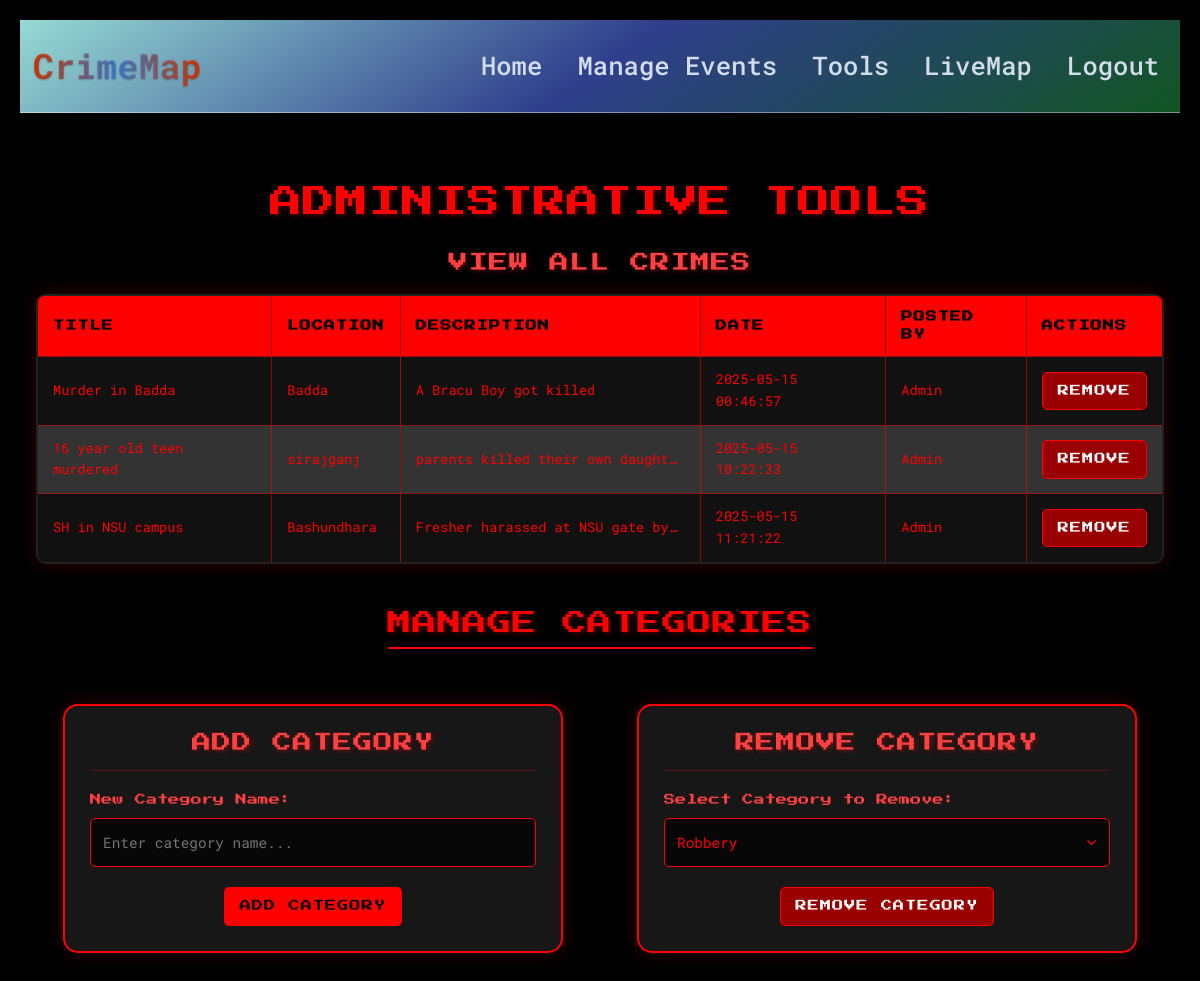
/admin-tools (signed in), run on an earlier commit of the app's database.
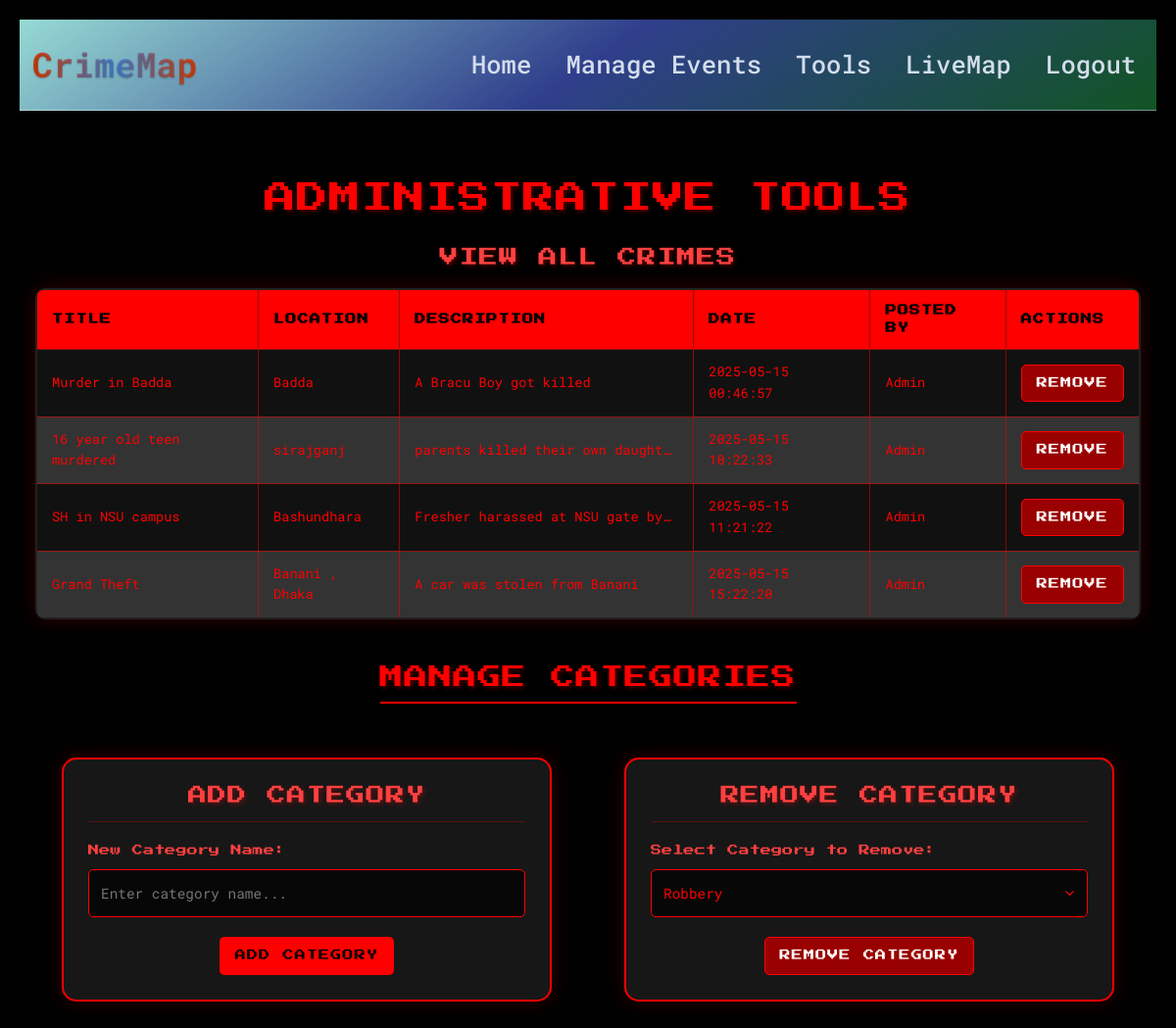
And on a later commit of the database.
### website/models.py (models this page shows)
class Crime(db.Model):
    __tablename__ = 'crime'
    __table_args__ = {'extend_existing': True}
    id = db.Column(db.Integer, primary_key=True)
    title = db.Column(db.String(100))
    location = db.Column(db.String(100))
    data = db.Column(db.String(10000))
    date = db.Column(db.DateTime(timezone=True), default=func.now())
    user_id = db.Column(db.Integer, db.ForeignKey('user.id'))

class User(db.Model, UserMixin):
    id = db.Column(db.Integer, primary_key=True)
    email = db.Column(db.String(150), unique=True)
    password = db.Column(db.String(150))
    first_name = db.Column(db.String(150))
    crimes = db.relationship('Crime', backref='user', lazy=True)

### website/views.py (the view, shortened to what this page needs)
@views.route('/admin-tools', methods=['GET', 'POST'])
@login_required
def admin_tools():
    if current_user.id != 1:
        flash('Access denied!', category='error')
        return redirect(url_for('views.home'))
    crimes = Crime.query.all()
    for crime in crimes:
        crime.user = User.query.get(crime.user_id)
    categories = Category.query.all()
    return render_template('admin_tools.html', user=current_user, crimes=crimes, categories=categories)

### website/__init__.py (called while the page is built)
def create_app():
    app = Flask(__name__)
    app.config['SECRET_KEY'] = 'hjshjhdjah kjshkjdhjs'
    app.config['SQLALCHEMY_DATABASE_URI'] = f'sqlite:///{DB_NAME}'
    db.init_app(app)
    from .views import views
    from .auth import auth
    from .feedbacks import feedbacks
    app.register_blueprint(views, url_prefix='/')
    app.register_blueprint(auth, url_prefix='/')
    app.register_blueprint(feedbacks, url_prefix='/')
    from .models import User
    with app.app_context():
        db.create_all()
    login_manager = LoginManager()
    login_manager.login_view = 'auth.login'
    login_manager.init_app(app)
    @login_manager.user_loader
    def load_user(id):
        return User.query.get(int(id))
    return app

### website/views.py (called while the page is built)
@views.context_processor
def inject_upcoming_events():
    upcoming_events = Event.query.filter(Event.date > datetime.now()).count()
    return {'upcoming_events': upcoming_events}

### website/templates/admin_tools.html (shortened to what this page needs)
{% extends "base.html" %}
{% block content %}
<!DOCTYPE html>
<html lang="en">
<head>
</head>
<body>
<h1>Administrative Tools</h1>
<h3>View All Crimes</h3>
<div class="table-container">
    <table>
        <thead>
            <tr>
                <th>Title</th>
                <th>Location</th>
                <th>Description</th>
                <th>Date</th>
                <th>Posted By</th>
                <th>Actions</th>
            </tr>
        </thead>
        <tbody>
            {% for crime in crimes %}
                <tr>
                    <td>{{ crime.title }}</td>
                    <td>{{ crime.location }}</td>
                    <td>{{ crime.data }}</td>
                    <td>{{ crime.date.strftime('%Y-%m-%d %H:%M:%S') }}</td>
                    <td>{{ crime.user.first_name }}</td>
                    <td>
                        <form method="POST" action="{{ url_for('views.delete_crime', crime_id=crime.id) }}">
                            <button type="submit" class="btn btn-danger">Remove</button>
                        </form>
                    </td>
                </tr>
            {% endfor %}
        </tbody>
    </table>
</div>
<h2>Manage Categories</h2>
<div class="admin-forms">
    <div class="admin-form">
        <h3>Add Category</h3>
        <form method="POST">
            <label for="category-name">New Category Name:</label>
            <input type="text" name="category-name" id="category-name" required placeholder="Enter category name..." />
            <button type="submit" name="add-category" class="btn btn-primary">Add Category</button>
        </form>
    </div>
    <div class="admin-form">
        <h3>Remove Category</h3>
        <form method="POST">
            <label for="category-id">Select Category to Remove:</label>
            <select name="category-id" id="category-id" required>
                {% for category in categories %}
                    <option value="{{ category.cat_id }}">{{ category.name }}</option>
                {% endfor %}
            </select>
            <button type="submit" name="remove-category" class="btn btn-danger">Remove Category</button>
        </form>
    </div>
</div>
</body>
</html>
{% endblock %}

### website/templates/base.html (shortened to what this page needs)
<!DOCTYPE html>
<html lang="en">
  <head>
    <link
      rel="stylesheet"
      href="https://cdn.jsdelivr.net/npm/bootstrap@4.4.1/dist/css/bootstrap.min.css"
    />
  </head>
  <body>
    <nav class="navbar navbar-expand-lg">
      <a class="navbar-brand" href="/" data-toggle="tooltip" title="CrimeMap Homepage">CrimeMap</a>
      <div class="collapse navbar-collapse" id="navbar">
        <ul class="navbar-nav ml-auto">
          {% if current_user.is_authenticated %}
            <li class="nav-item">
              <a class="nav-link" id="home" href="/" data-toggle="tooltip" title="Go to homepage">Home</a>
            </li>
            {% if user.id == 1 %}
            <li class="nav-item">
              <a class="nav-link" href="{{ url_for('views.manage_events') }}">Manage Events</a>
            </li>
            {% endif %}
            {% if user.id == 1 %}
            <li class="nav-item">
              <a class="nav-link" id="admin-tools" href="/admin-tools" data-toggle="tooltip" title="Access admin tools">Tools</a>
            </li>
            {% endif %}
            <li class="nav-item">
              <a class="nav-link" id="live-map" href="{{ url_for('views.live_map') }}" data-toggle="tooltip" title="View live crime map">LiveMap</a>
            </li>
            <li class="nav-item">
              <a class="nav-link" id="logout" href="/logout" data-toggle="tooltip" title="Sign out">Logout</a>
            </li>
          {% endif %}
        </ul>
      </div>
    </nav>
    <div class="container">{% block content %} {% endblock %}</div>
  </body>
</html>

### website/templates/base.html (style rules this page uses)
body { background-color: #e6f0fa; color: #2c3e50; font-family: -apple-system, BlinkMacSystemFont, "Segoe UI", Roboto, sans-serif; line-height: 1.6; }
.navbar { background: linear-gradient(145deg, rgba(158, 230, 223, 0.95), rgba(50, 66, 147, 0.95),rgba(18, 89, 37, 0.95)); box-shadow: 0 4px 15px rgba(0, 0, 0, 0.1); padding: .8rem; border-bottom: 1px solid rgba(209, 217, 230, 0.5); }
.navbar-brand { background: linear-gradient(90deg, #e5440e, #4a90e2,#e5440e); -webkit-background-clip: text; -webkit-text-fill-color: transparent; font-weight: 780; font-size: 2.2rem; text-shadow: 0 1px 2px rgba(0, 0, 0, 0.2); transition: opacity 0.3s ease; position: relative; }
.navbar-brand::after { content: ''; width: 0; height: 2px; background: #4a90e2; position: absolute; bottom: -2px; left: 0; transition: width 0.3s ease; }
.nav-link { color: #d3ddec !important; font-size: 1.6rem; font-weight: 500; padding: 0.5rem 1rem; margin-left: 1.2rem; position: relative; transition: color 0.3s ease; }
.nav-link::after { content: ''; width: 0; height: 2px; background: #4a90e2; position: absolute; bottom: 0; left: 50%; transform: translateX(-50%); transition: width 0.3s ease; }
.container { max-width: 1200px; padding: 2.5rem 1rem; }

### website/templates/admin_tools.html (style rules this page uses)
:root { --primary-red: #f00; --bright-red: #ff4040; --dark-red: #c00; --darker-red: #900; --black: #000; --dark-gray: #222; --light-gray: #333; --darker-gray: #111; }
body { background-color: var(--black); color: var(--primary-red); font-family: 'Roboto Mono', monospace; text-align: center; margin: 0; padding: 20px; max-width: 1200px; margin: 0 auto; }
h1, h2, h3 { font-family: 'Press Start 2P', cursive; letter-spacing: 1px; text-transform: uppercase; text-shadow: 2px 2px 4px rgba(255, 0, 0, 0.3); }
h1 { color: var(--primary-red); font-size: 2rem; margin: 30px 0; animation: neon 1.5s ease-in-out infinite alternate; }
h2 { font-size: 1.5rem; margin: 25px 0; padding-bottom: 10px; border-bottom: 2px solid var(--primary-red); display: inline-block; }
h3 { font-size: 1.2rem; margin: 20px 0; color: var(--bright-red); }
.table-container { overflow-x: auto; margin: 20px 0; border-radius: 10px; box-shadow: 0 0 20px rgba(255, 0, 0, 0.2); }
table { width: 100%; border-collapse: collapse; background-color: var(--dark-gray); color: var(--primary-red); font-size: 0.85rem; margin: 0 auto; border: 2px solid var(--primary-red); border-radius: 8px; overflow: hidden; }
th, td { padding: 12px 15px; border: 1px solid rgba(255, 0, 0, 0.5); text-align: left; }
th { background-color: var(--primary-red); color: var(--black); font-family: 'Press Start 2P', cursive; font-size: 0.7rem; letter-spacing: 1px; text-transform: uppercase; position: sticky; top: 0; }
tr:nth-child(even) { background-color: var(--light-gray); }
tr:nth-child(odd) { background-color: var(--darker-gray); }
td { transition: all 0.3s ease; }
td:nth-child(3) { max-width: 300px; overflow: hidden; text-overflow: ellipsis; white-space: nowrap; }
.btn { padding: 10px 15px; border: none; border-radius: 5px; font-family: 'Press Start 2P', cursive; font-size: 0.7rem; cursor: pointer; transition: all 0.3s ease; text-transform: uppercase; letter-spacing: 1px; }
.btn-primary { background-color: var(--primary-red); color: var(--black); border: 1px solid transparent; }
.btn-danger { background-color: var(--darker-red); color: #fff; border: 1px solid var(--primary-red); }
.admin-forms { display: flex; flex-wrap: wrap; justify-content: space-around; gap: 20px; margin-top: 30px; }
.admin-form { flex: 1; min-width: 300px; max-width: 500px; padding: 25px; background-color: rgba(34, 34, 34, 0.7); border: 2px solid var(--primary-red); border-radius: 15px; box-shadow: 0 0 20px rgba(255, 0, 0, 0.2); transition: all 0.3s ease; margin-bottom: 20px; }
.admin-form h3 { margin-top: 0; padding-bottom: 15px; border-bottom: 1px solid rgba(255, 0, 0, 0.3); }
label { display: block; color: var(--bright-red); font-size: 0.9rem; margin-bottom: 10px; text-align: left; font-family: 'Press Start 2P', cursive; font-size: 0.7rem; }
input, select { width: 100%; padding: 12px; margin-bottom: 20px; border: 1px solid var(--primary-red); border-radius: 5px; background-color: rgba(0, 0, 0, 0.7); color: var(--primary-red); font-family: 'Roboto Mono', monospace; font-size: 0.9rem; transition: all 0.3s ease; }
select { appearance: none; background-repeat: no-repeat; background-position: right 10px center; background-size: 15px; padding-right: 30px; }
option { background-color: var(--black); color: var(--primary-red); }

What changed in the data, as far as the page shows it:
added Crime: title "Grand Theft", location "Banani , Dhaka", data "A car was stolen from Banani", date "2025-05-15 15:22:20", user.first_name "Admin"
